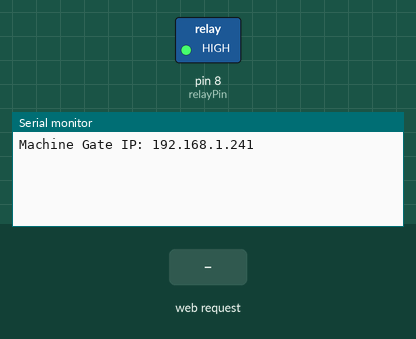
Simulated run of this sketch. Board: Arduino Uno, built with avr-gcc and run on an emulated ATmega328P. Shown: switched loads named in the sketch (green lamp = pin HIGH), the last lines printed to the serial monitor. The test bench sets the inputs (shaded band). WiFi joins after 1.5 s; servers stay silent unless stated.

Above: at 1.2 s.
1.3 s: HTTP request GET /ENTRY received
At 2.5 s:
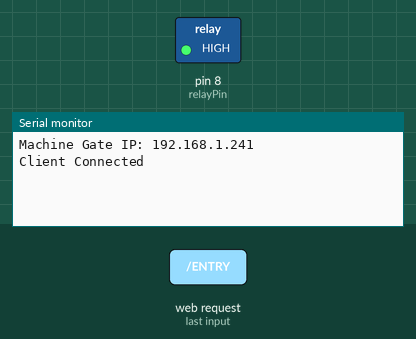
At 3.9 s:
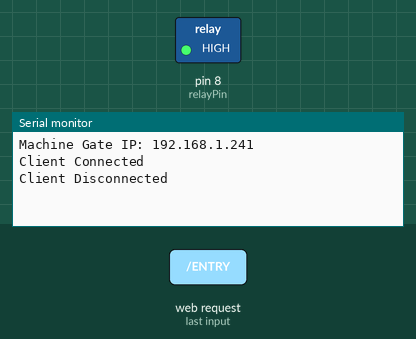

The sketch:

exitamritsarfastagresetsolution.ino
```cpp
#include <SPI.h>
#include <Ethernet.h>

#define relayPin 8

//ENTRY
byte mac[] = {0xDE, 0xAD, 0xBE, 0xEF, 0xFE, 0xED};
IPAddress ip(192, 168, 1, 241);

//EXIT
//byte mac[] = {0xDE, 0xAD, 0xBE, 0xEF, 0xFE, 0xEC};
//IPAddress ip(192, 168, 1, 241);

EthernetServer server(6000);
EthernetClient client;

String clientData = "";

boolean IsClientConnected = false;
boolean IsClientAlive = false;

unsigned long currentMillis, previousMillis, healthPacketMillis, reconnectMillis;
const unsigned long healthPacketInterval = 3000; // 3 seconds
const unsigned long reconnectInterval = 5000; // 5 seconds

void setup() {
  Ethernet.begin(mac, ip);
  server.begin();
  Serial.begin(9600);

  while (!Serial) {
    ; // wait for the serial port to connect, needed for native USB port only
  }

  Serial.print("Machine Gate IP: ");
  Serial.println(Ethernet.localIP());

  pinMode(relayPin, OUTPUT);
  digitalWrite(relayPin, HIGH);

  IsClientConnected = false;

  currentMillis = 0;
  previousMillis = 0;
  healthPacketMillis = 0;
  reconnectMillis = 0;
}

void loop() {
  if (!IsClientConnected) {
    EthernetClient newClient = server.available();
    if (newClient) {
      client = newClient;
      IsClientConnected = true;
      client.flush();
      Serial.println("Client Connected");
      client.println("Connected to Arduino");
    }
  }

  if (IsClientConnected) {
    if (client.available() > 0) {
      char thisChar = client.read();
      if (thisChar == '|') {
        clientData = "";
      } else if (thisChar == '%') {
        Serial.println(clientData);
        if (clientData.equals("ENTRY")) {
          Serial.println("Barrier is opening");
          digitalWrite(relayPin, LOW);
          delay(500);
          digitalWrite(relayPin, HIGH);
          delay(500);
        }
      } else {
        clientData += thisChar;
      }
    }

    // Check and send the health packet every 3 seconds
    currentMillis = millis();
    if (currentMillis - previousMillis >= healthPacketInterval) {
      previousMillis = currentMillis;
      client.println("|HLT%");
    }

    // Check if the client is still connected and reconnect if necessary
    if (!client.connected()) {
      Serial.println("Client Disconnected");
      IsClientConnected = false;
    }
  }

}
```

Measured:
- after the input at 1.3 s, the serial monitor: prints a new line at once (image 1)
